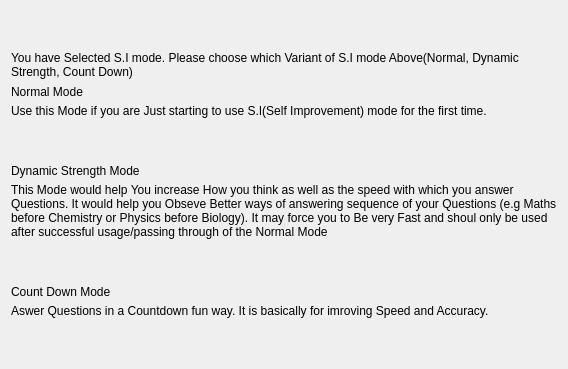
         <widget class="QWidget" name="defaultSimodeStack">
          <layout class="QGridLayout" name="gridLayout_12">
           <item row="1" column="0">
            <widget class="QLabel" name="label_10">
             <property name="text">
              <string>You have Selected S.I mode. Please choose which Variant of S.I mode Above(Normal, Dynamic Strength, Count Down)</string>
             </property>
             <property name="wordWrap">
              <bool>true</bool>
             </property>
            </widget>
           </item>
           <item row="2" column="0">
            <layout class="QVBoxLayout" name="verticalLayout_8">
             <property name="spacing">
              <number>5</number>
             </property>
             <item>
              <widget class="QLabel" name="label_15">
               <property name="sizePolicy">
                <sizepolicy hsizetype="Preferred" vsizetype="Fixed">
                 <horstretch>0</horstretch>
                 <verstretch>0</verstretch>
                </sizepolicy>
               </property>
               <property name="text">
                <string>Normal Mode</string>
               </property>
              </widget>
             </item>
             <item>
              <widget class="QLabel" name="label_16">
               <property name="sizePolicy">
                <sizepolicy hsizetype="Preferred" vsizetype="Fixed">
                 <horstretch>0</horstretch>
                 <verstretch>0</verstretch>
                </sizepolicy>
               </property>
               <property name="text">
                <string>Use this Mode if you are Just starting to use S.I(Self Improvement) mode for the first time. </string>
               </property>
              </widget>
             </item>
             <item>
              <spacer name="verticalSpacer_5">
               <property name="orientation">
                <enum>Qt::Vertical</enum>
               </property>
               <property name="sizeType">
                <enum>QSizePolicy::Preferred</enum>
               </property>
               <property name="sizeHint" stdset="0">
                <size>
                 <width>20</width>
                 <height>40</height>
                </size>
               </property>
              </spacer>
             </item>
            </layout>
           </item>
           <item row="3" column="0">
            <layout class="QVBoxLayout" name="verticalLayout_6">
             <property name="spacing">
              <number>5</number>
             </property>
             <item>
              <widget class="QLabel" name="label_11">
               <property name="sizePolicy">
                <sizepolicy hsizetype="Preferred" vsizetype="Fixed">
                 <horstretch>0</horstretch>
                 <verstretch>0</verstretch>
                </sizepolicy>
               </property>
               <property name="text">
                <string>Dynamic Strength Mode</string>
               </property>
              </widget>
             </item>
             <item>
              <widget class="QLabel" name="label_12">
               <property name="sizePolicy">
                <sizepolicy hsizetype="Preferred" vsizetype="Fixed">
                 <horstretch>0</horstretch>
                 <verstretch>0</verstretch>
                </sizepolicy>
               </property>
               <property name="text">
                <string>This Mode would help You increase How you think as well as the speed with which you answer Questions. It would help you Obseve Better ways of answering sequence of your Questions (e.g Maths before Chemistry or Physics before Biology). It may force you to Be very Fast and shoul only be used after successful usage/passing through of the Normal Mode</string>
               </property>
               <property name="wordWrap">
                <bool>true</bool>
               </property>
              </widget>
             </item>
             <item>
              <spacer name="verticalSpacer_3">
               <property name="orientation">
                <enum>Qt::Vertical</enum>
               </property>
               <property name="sizeType">
                <enum>QSizePolicy::Preferred</enum>
               </property>
               <property name="sizeHint" stdset="0">
                <size>
                 <width>20</width>
                 <height>40</height>
                </size>
               </property>
              </spacer>
             </item>
            </layout>
           </item>
           <item row="4" column="0">
            <layout class="QVBoxLayout" name="verticalLayout_7">
             <property name="spacing">
              <number>5</number>
             </property>
             <item>
              <widget class="QLabel" name="label_13">
               <property name="sizePolicy">
                <sizepolicy hsizetype="Preferred" vsizetype="Fixed">
                 <horstretch>0</horstretch>
                 <verstretch>0</verstretch>
                </sizepolicy>
               </property>
               <property name="text">
                <string>Count Down Mode</string>
               </property>
              </widget>
             </item>
             <item>
              <widget class="QLabel" name="label_14">
               <property name="sizePolicy">
                <sizepolicy hsizetype="Preferred" vsizetype="Fixed">
                 <horstretch>0</horstretch>
                 <verstretch>0</verstretch>
                </sizepolicy>
               </property>
               <property name="text">
                <string>Aswer Questions in a Countdown fun way. It is basically for imroving Speed and Accuracy.</string>
               </property>
              </widget>
             </item>
             <item>
              <spacer name="verticalSpacer_4">
               <property name="orientation">
                <enum>Qt::Vertical</enum>
               </property>
               <property name="sizeType">
                <enum>QSizePolicy::Preferred</enum>
               </property>
               <property name="sizeHint" stdset="0">
                <size>
                 <width>20</width>
                 <height>40</height>
                </size>
               </property>
              </spacer>
             </item>
            </layout>
           </item>
           <item row="0" column="0">
            <spacer name="verticalSpacer_6">
             <property name="orientation">
              <enum>Qt::Vertical</enum>
             </property>
             <property name="sizeHint" stdset="0">
              <size>
               <width>20</width>
               <height>40</height>
              </size>
             </property>
            </spacer>
           </item>
          </layout>
         </widget>
